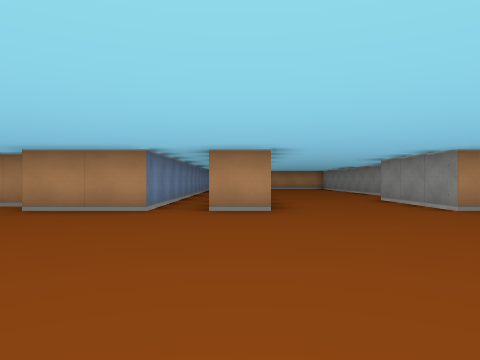
[1] (above)

22 first-person views from a walk through a cub3D ray-caster map. The camera is about half as high as the walls, looks level and sees 70° across. The floor is counted in squares. Each view is taken from the middle of a square. On the plan, view 1 faces up. The plan holds only what a view shows up to about 9 squares ahead; the rest is blank.

[2]
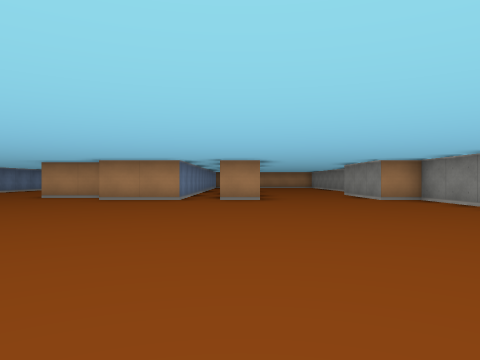

[3]
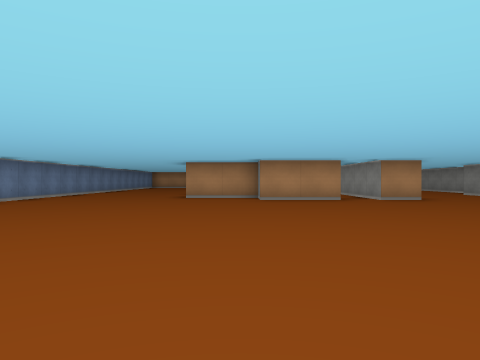

[4]
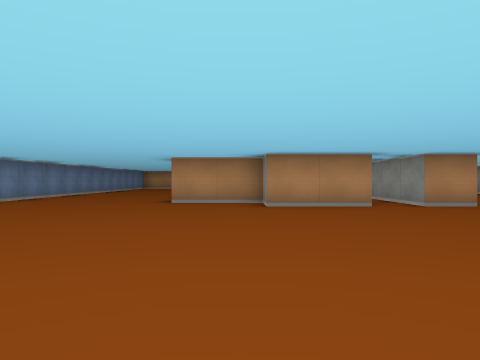

[5]
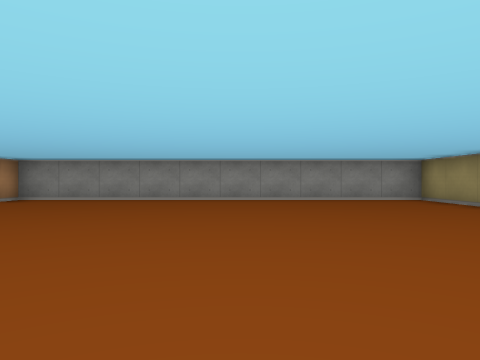

[6]
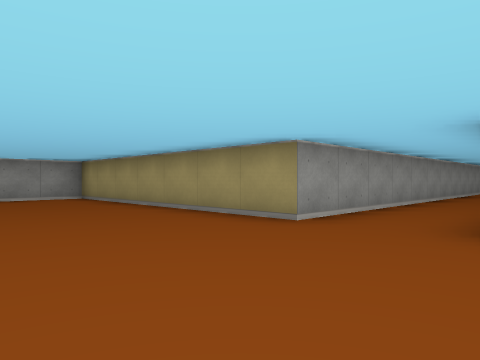

[7]
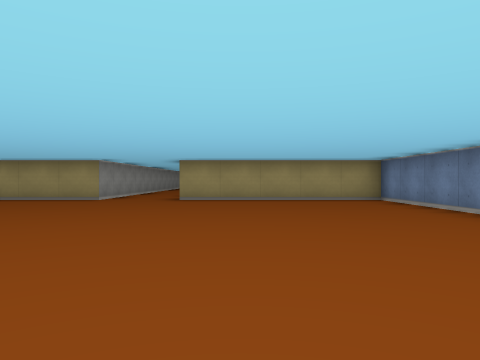

[8]
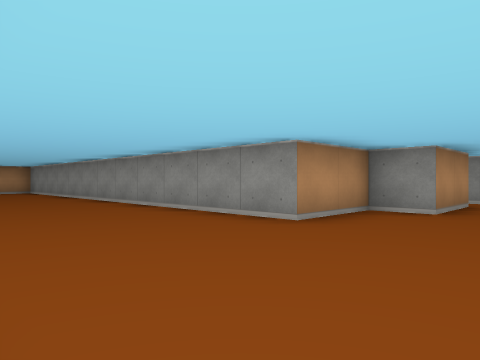

[9]
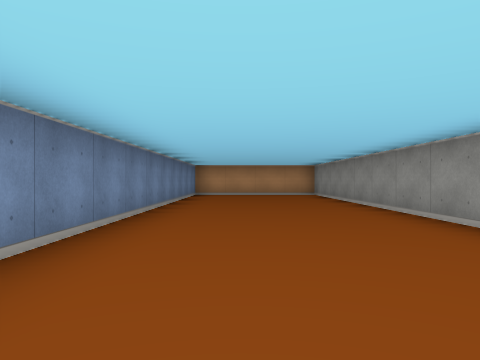

[10]
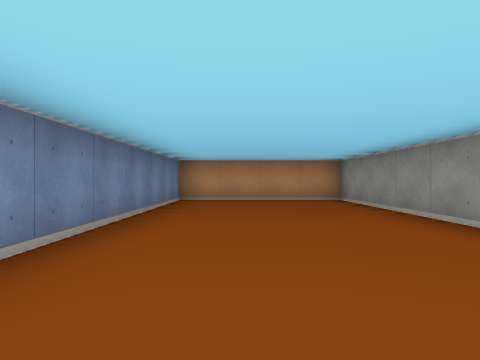

[11]
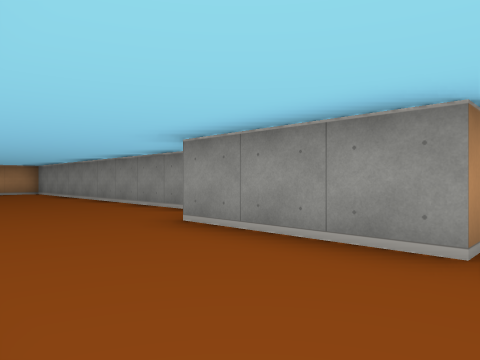

[12]
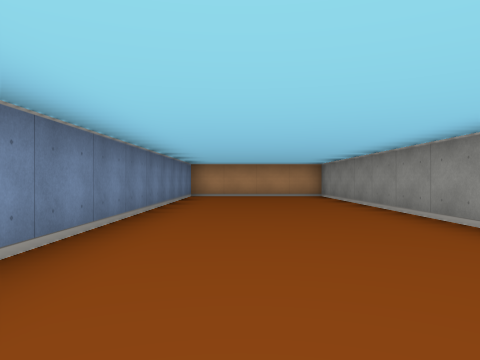

[13]
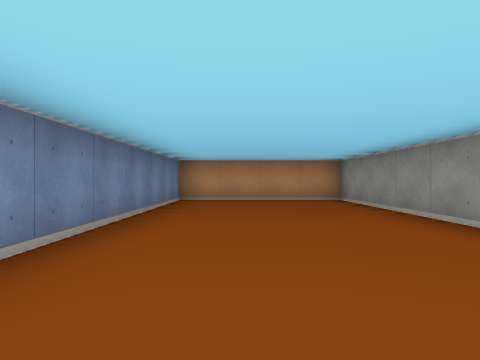

[14]
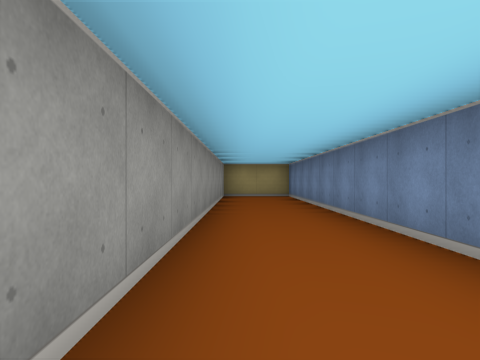

[15]
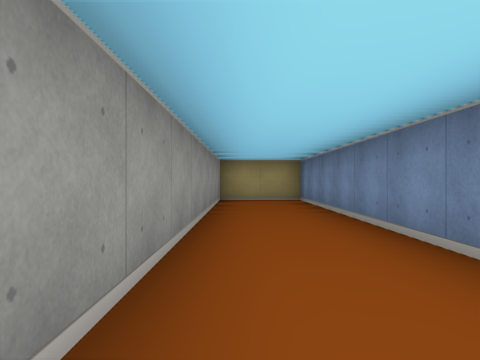

[16]
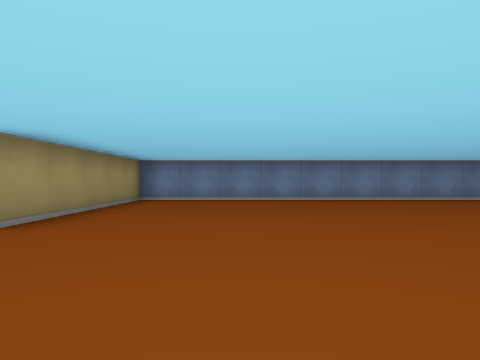

[17]
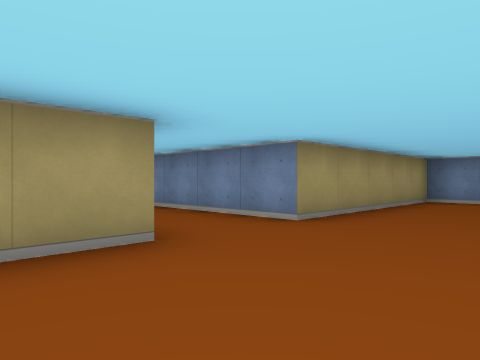

[18]
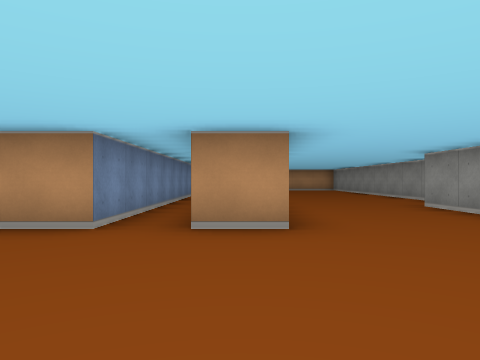

[19]
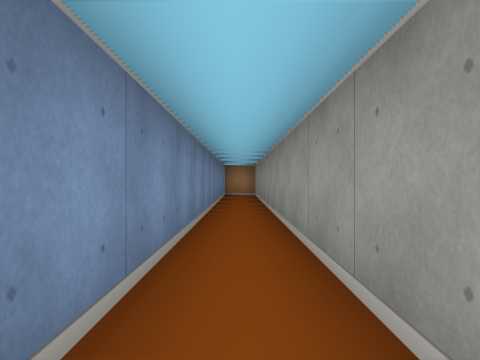

[20]
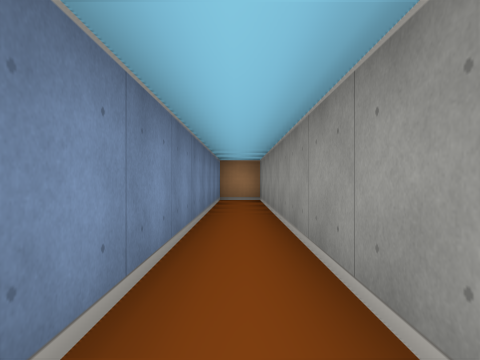

[21]
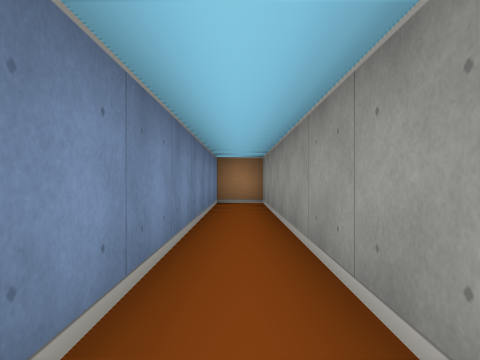

[22]
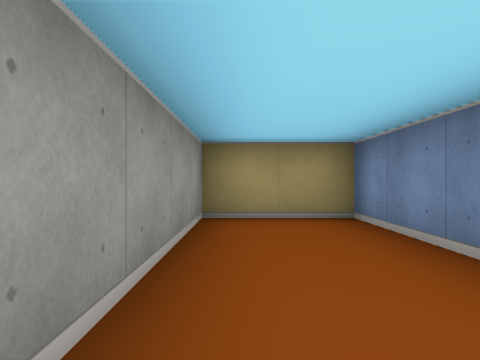

### Floor plan
Points are (right, up) in squares from view 1. A wall is a line through its corners. A room is listed if a view was taken in it or the views show most of it. See-through windows are left out.
Room 1 (views 1, 2, 3, 4, 5, 6, 7, 8, 9, 10, 11, 12, 13, 14, 15, 16, 17, 18, 19, 20, 21, 22)
walls: (0.6, 5.5) (-0.5, 5.5) (-0.5, 18.5) (-1.5, 18.5); (4.5, 9.9) (4.5, 18.5) (0.5, 18.5) (0.5, 10.1); (-1.5, 18.2) (-1.5, 5.5) (-3.5, 5.5) (-3.5, 6.5) (-5.5, 6.5) (-5.5, 18.5) (-9.5, 18.5) (-9.5, -4.5) (-4.5, -4.5) (-4.5, -17.5) (-2.5, -17.5) (-2.5, -4.5) (4.5, -4.5) (4.5, 5.5) (3.5, 5.5) (3.5, 8.5)

Where each view was taken, in squares from view 1:
view 1: 0 up, 0 right, facing up
view 2: 3 down, 0 right, facing up
view 3: 3 down, 4 left, facing up
view 4: 1 down, 4 left, facing up
view 5: 0 up, 4 left, facing right
view 6: 1 down, 5 left, facing down-right
view 7: 4 up, 6 left, facing down
view 8: 4 up, 9 left, facing up-right
view 9: 7 up, 8 left, facing up
view 10: 10 up, 8 left, facing up
view 11: 5 up, 1 right, facing up-right
view 12: 8 up, 2 right, facing up
view 13: 10 up, 2 right, facing up
view 14: 7 down, 3 left, facing down
view 15: 9 down, 3 left, facing down
view 16: 2 down, 1 left, facing left
view 17: 2 down, 1 left, facing down-left
view 18: 2 up, 0 right, facing up
view 19: 7 up, 1 left, facing up
view 20: 10 up, 1 left, facing up
view 21: 11 up, 1 left, facing up
view 22: 13 down, 3 left, facing down
